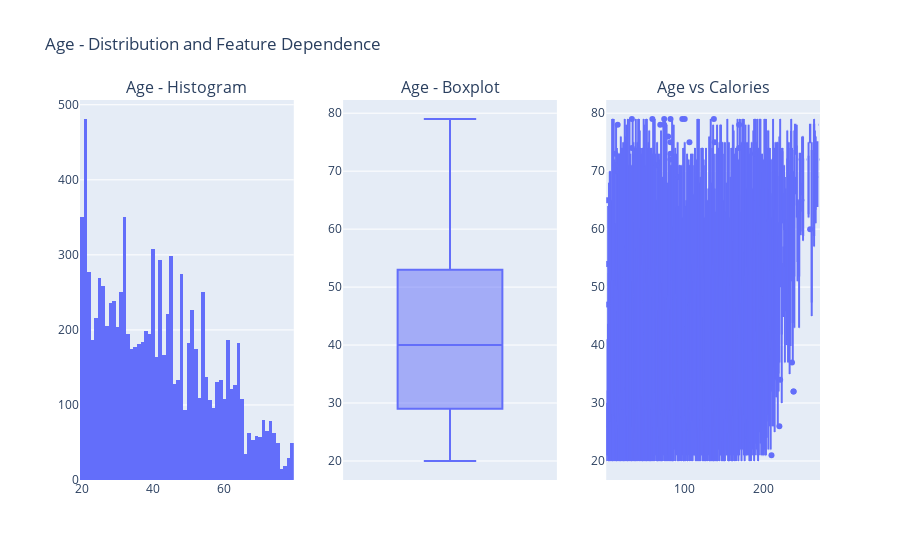
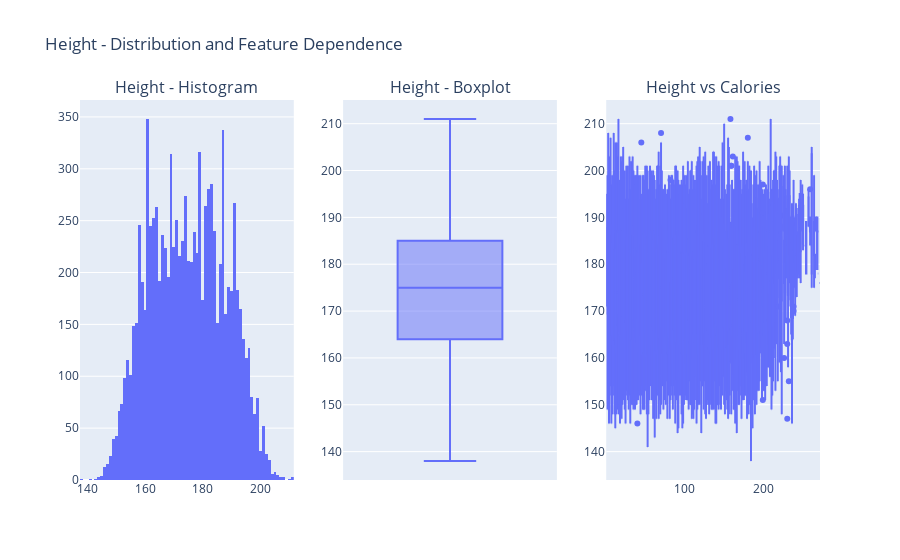
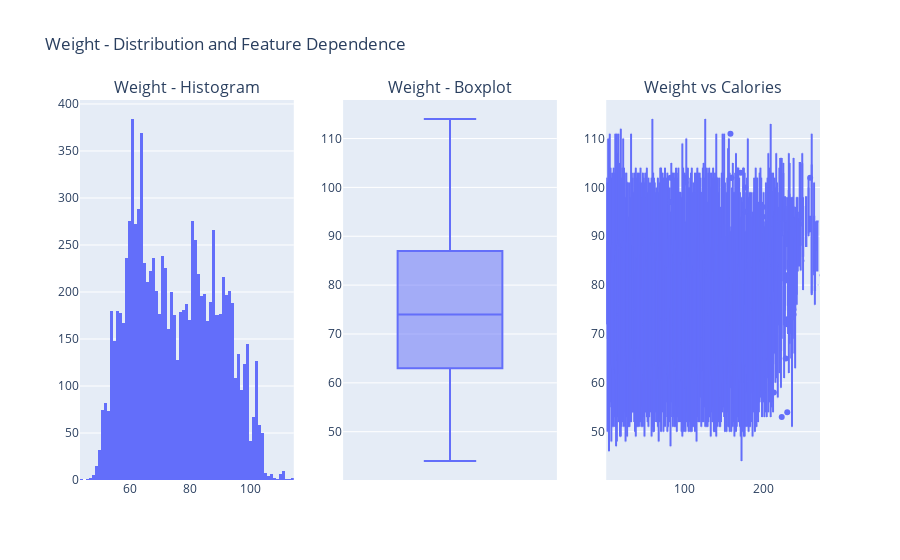
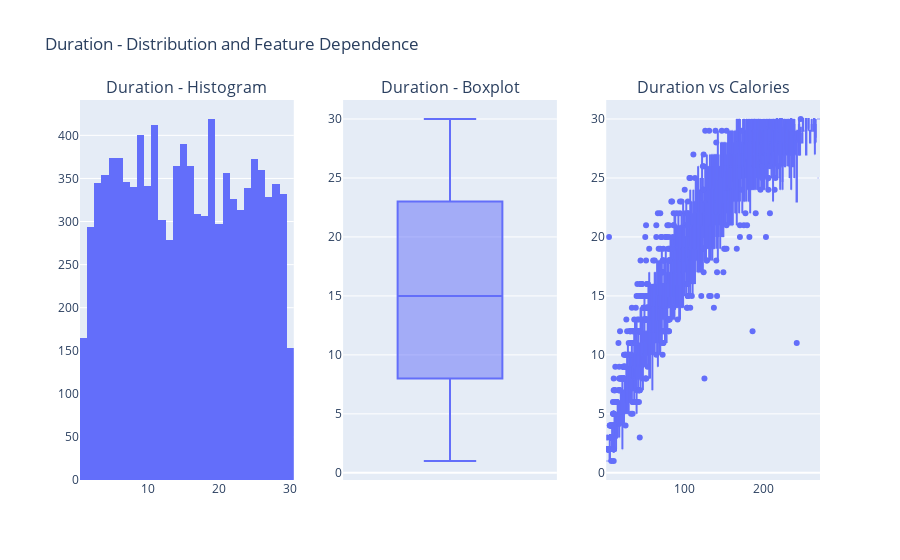

The code cell stored with these charts, in order, in its notebook:
### Code cell
train_loader.visualize(target='Calories')

### Figure 1 — Plotly figure (JSON) as saved in the notebook; plotly's stock layout.template omitted (floating-point values rounded to 4 significant figures; data arrays with more than 128 entries replaced by an {"elided": "..."} marker saying what was removed)
{"data": [{"bingroup": "x", "hovertemplate": "Age=%{x}<br>count=%{y}<extra></extra>", "legendgroup": "", "marker": {"color": "#636efa", "pattern": {"shape": ""}}, "name": "", "orientation": "v", "showlegend": false, "type": "histogram", "x": {"elided": "10000 int values"}, "xaxis": "x", "yaxis": "y"}, {"alignmentgroup": "True", "hovertemplate": "Age=%{y}<extra></extra>", "legendgroup": "", "marker": {"color": "#636efa"}, "name": "", "notched": false, "offsetgroup": "", "orientation": "v", "showlegend": false, "type": "box", "x0": " ", "xaxis": "x2", "y": {"elided": "10000 int values"}, "y0": " ", "yaxis": "y2"}, {"alignmentgroup": "True", "hovertemplate": "Calories=%{x}<br>Age=%{y}<extra></extra>", "legendgroup": "", "marker": {"color": "#636efa"}, "name": "", "notched": false, "offsetgroup": "", "orientation": "v", "showlegend": false, "type": "box", "x": {"elided": "10000 float values"}, "x0": " ", "xaxis": "x3", "y": {"elided": "10000 int values"}, "y0": " ", "yaxis": "y3"}], "layout": {"annotations": [{"font": {"size": 16}, "showarrow": false, "text": "Age - Histogram", "x": 0.1444, "xanchor": "center", "xref": "paper", "y": 1, "yanchor": "bottom", "yref": "paper"}, {"font": {"size": 16}, "showarrow": false, "text": "Age - Boxplot", "x": 0.5, "xanchor": "center", "xref": "paper", "y": 1, "yanchor": "bottom", "yref": "paper"}, {"font": {"size": 16}, "showarrow": false, "text": "Age vs Calories", "x": 0.8556, "xanchor": "center", "xref": "paper", "y": 1, "yanchor": "bottom", "yref": "paper"}], "showlegend": false, "title": {"text": "Age - Distribution and Feature Dependence"}, "xaxis": {"anchor": "y", "domain": [0, 0.2889]}, "xaxis2": {"anchor": "y2", "domain": [0.3556, 0.6444]}, "xaxis3": {"anchor": "y3", "domain": [0.7111, 1]}, "yaxis": {"anchor": "x", "domain": [0, 1]}, "yaxis2": {"anchor": "x2", "domain": [0, 1]}, "yaxis3": {"anchor": "x3", "domain": [0, 1]}}}

### Figure 2 — Plotly figure (JSON) as saved in the notebook; plotly's stock layout.template omitted (floating-point values rounded to 4 significant figures; data arrays with more than 128 entries replaced by an {"elided": "..."} marker saying what was removed)
{"data": [{"bingroup": "x", "hovertemplate": "Height=%{x}<br>count=%{y}<extra></extra>", "legendgroup": "", "marker": {"color": "#636efa", "pattern": {"shape": ""}}, "name": "", "orientation": "v", "showlegend": false, "type": "histogram", "x": {"elided": "10000 float values"}, "xaxis": "x", "yaxis": "y"}, {"alignmentgroup": "True", "hovertemplate": "Height=%{y}<extra></extra>", "legendgroup": "", "marker": {"color": "#636efa"}, "name": "", "notched": false, "offsetgroup": "", "orientation": "v", "showlegend": false, "type": "box", "x0": " ", "xaxis": "x2", "y": {"elided": "10000 float values"}, "y0": " ", "yaxis": "y2"}, {"alignmentgroup": "True", "hovertemplate": "Calories=%{x}<br>Height=%{y}<extra></extra>", "legendgroup": "", "marker": {"color": "#636efa"}, "name": "", "notched": false, "offsetgroup": "", "orientation": "v", "showlegend": false, "type": "box", "x": {"elided": "10000 float values"}, "x0": " ", "xaxis": "x3", "y": {"elided": "10000 float values"}, "y0": " ", "yaxis": "y3"}], "layout": {"annotations": [{"font": {"size": 16}, "showarrow": false, "text": "Height - Histogram", "x": 0.1444, "xanchor": "center", "xref": "paper", "y": 1, "yanchor": "bottom", "yref": "paper"}, {"font": {"size": 16}, "showarrow": false, "text": "Height - Boxplot", "x": 0.5, "xanchor": "center", "xref": "paper", "y": 1, "yanchor": "bottom", "yref": "paper"}, {"font": {"size": 16}, "showarrow": false, "text": "Height vs Calories", "x": 0.8556, "xanchor": "center", "xref": "paper", "y": 1, "yanchor": "bottom", "yref": "paper"}], "showlegend": false, "title": {"text": "Height - Distribution and Feature Dependence"}, "xaxis": {"anchor": "y", "domain": [0, 0.2889]}, "xaxis2": {"anchor": "y2", "domain": [0.3556, 0.6444]}, "xaxis3": {"anchor": "y3", "domain": [0.7111, 1]}, "yaxis": {"anchor": "x", "domain": [0, 1]}, "yaxis2": {"anchor": "x2", "domain": [0, 1]}, "yaxis3": {"anchor": "x3", "domain": [0, 1]}}}

### Figure 3 — Plotly figure (JSON) as saved in the notebook; plotly's stock layout.template omitted (floating-point values rounded to 4 significant figures; data arrays with more than 128 entries replaced by an {"elided": "..."} marker saying what was removed)
{"data": [{"bingroup": "x", "hovertemplate": "Weight=%{x}<br>count=%{y}<extra></extra>", "legendgroup": "", "marker": {"color": "#636efa", "pattern": {"shape": ""}}, "name": "", "orientation": "v", "showlegend": false, "type": "histogram", "x": {"elided": "10000 float values"}, "xaxis": "x", "yaxis": "y"}, {"alignmentgroup": "True", "hovertemplate": "Weight=%{y}<extra></extra>", "legendgroup": "", "marker": {"color": "#636efa"}, "name": "", "notched": false, "offsetgroup": "", "orientation": "v", "showlegend": false, "type": "box", "x0": " ", "xaxis": "x2", "y": {"elided": "10000 float values"}, "y0": " ", "yaxis": "y2"}, {"alignmentgroup": "True", "hovertemplate": "Calories=%{x}<br>Weight=%{y}<extra></extra>", "legendgroup": "", "marker": {"color": "#636efa"}, "name": "", "notched": false, "offsetgroup": "", "orientation": "v", "showlegend": false, "type": "box", "x": {"elided": "10000 float values"}, "x0": " ", "xaxis": "x3", "y": {"elided": "10000 float values"}, "y0": " ", "yaxis": "y3"}], "layout": {"annotations": [{"font": {"size": 16}, "showarrow": false, "text": "Weight - Histogram", "x": 0.1444, "xanchor": "center", "xref": "paper", "y": 1, "yanchor": "bottom", "yref": "paper"}, {"font": {"size": 16}, "showarrow": false, "text": "Weight - Boxplot", "x": 0.5, "xanchor": "center", "xref": "paper", "y": 1, "yanchor": "bottom", "yref": "paper"}, {"font": {"size": 16}, "showarrow": false, "text": "Weight vs Calories", "x": 0.8556, "xanchor": "center", "xref": "paper", "y": 1, "yanchor": "bottom", "yref": "paper"}], "showlegend": false, "title": {"text": "Weight - Distribution and Feature Dependence"}, "xaxis": {"anchor": "y", "domain": [0, 0.2889]}, "xaxis2": {"anchor": "y2", "domain": [0.3556, 0.6444]}, "xaxis3": {"anchor": "y3", "domain": [0.7111, 1]}, "yaxis": {"anchor": "x", "domain": [0, 1]}, "yaxis2": {"anchor": "x2", "domain": [0, 1]}, "yaxis3": {"anchor": "x3", "domain": [0, 1]}}}

### Figure 4 — Plotly figure (JSON) as saved in the notebook; plotly's stock layout.template omitted (floating-point values rounded to 4 significant figures; data arrays with more than 128 entries replaced by an {"elided": "..."} marker saying what was removed)
{"data": [{"bingroup": "x", "hovertemplate": "Duration=%{x}<br>count=%{y}<extra></extra>", "legendgroup": "", "marker": {"color": "#636efa", "pattern": {"shape": ""}}, "name": "", "orientation": "v", "showlegend": false, "type": "histogram", "x": {"elided": "10000 float values"}, "xaxis": "x", "yaxis": "y"}, {"alignmentgroup": "True", "hovertemplate": "Duration=%{y}<extra></extra>", "legendgroup": "", "marker": {"color": "#636efa"}, "name": "", "notched": false, "offsetgroup": "", "orientation": "v", "showlegend": false, "type": "box", "x0": " ", "xaxis": "x2", "y": {"elided": "10000 float values"}, "y0": " ", "yaxis": "y2"}, {"alignmentgroup": "True", "hovertemplate": "Calories=%{x}<br>Duration=%{y}<extra></extra>", "legendgroup": "", "marker": {"color": "#636efa"}, "name": "", "notched": false, "offsetgroup": "", "orientation": "v", "showlegend": false, "type": "box", "x": {"elided": "10000 float values"}, "x0": " ", "xaxis": "x3", "y": {"elided": "10000 float values"}, "y0": " ", "yaxis": "y3"}], "layout": {"annotations": [{"font": {"size": 16}, "showarrow": false, "text": "Duration - Histogram", "x": 0.1444, "xanchor": "center", "xref": "paper", "y": 1, "yanchor": "bottom", "yref": "paper"}, {"font": {"size": 16}, "showarrow": false, "text": "Duration - Boxplot", "x": 0.5, "xanchor": "center", "xref": "paper", "y": 1, "yanchor": "bottom", "yref": "paper"}, {"font": {"size": 16}, "showarrow": false, "text": "Duration vs Calories", "x": 0.8556, "xanchor": "center", "xref": "paper", "y": 1, "yanchor": "bottom", "yref": "paper"}], "showlegend": false, "title": {"text": "Duration - Distribution and Feature Dependence"}, "xaxis": {"anchor": "y", "domain": [0, 0.2889]}, "xaxis2": {"anchor": "y2", "domain": [0.3556, 0.6444]}, "xaxis3": {"anchor": "y3", "domain": [0.7111, 1]}, "yaxis": {"anchor": "x", "domain": [0, 1]}, "yaxis2": {"anchor": "x2", "domain": [0, 1]}, "yaxis3": {"anchor": "x3", "domain": [0, 1]}}}
